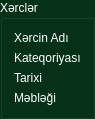
  <widget class="QGroupBox" name="XerclerBox">
   <property name="geometry">
    <rect>
     <x>20</x>
     <y>300</y>
     <width>0</width>
     <height>0</height>
    </rect>
   </property>
   <property name="sizePolicy">
    <sizepolicy hsizetype="Preferred" vsizetype="Preferred">
     <horstretch>0</horstretch>
     <verstretch>0</verstretch>
    </sizepolicy>
   </property>
   <property name="minimumSize">
    <size>
     <width>0</width>
     <height>0</height>
    </size>
   </property>
   <property name="maximumSize">
    <size>
     <width>0</width>
     <height>0</height>
    </size>
   </property>
   <property name="sizeIncrement">
    <size>
     <width>0</width>
     <height>0</height>
    </size>
   </property>
   <property name="baseSize">
    <size>
     <width>0</width>
     <height>0</height>
    </size>
   </property>
   <property name="palette">
    <palette>
     <active>
      <colorrole role="WindowText">
       <brush brushstyle="SolidPattern">
        <color alpha="255">
         <red>255</red>
         <green>255</green>
         <blue>255</blue>
        </color>
       </brush>
      </colorrole>
      <colorrole role="Button">
       <brush brushstyle="SolidPattern">
        <color alpha="255">
         <red>6</red>
         <green>48</green>
         <blue>25</blue>
        </color>
       </brush>
      </colorrole>
      <colorrole role="Light">
       <brush brushstyle="SolidPattern">
        <color alpha="255">
         <red>9</red>
         <green>72</green>
         <blue>37</blue>
        </color>
       </brush>
      </colorrole>
      <colorrole role="Midlight">
       <brush brushstyle="SolidPattern">
        <color alpha="255">
         <red>7</red>
         <green>60</green>
         <blue>31</blue>
        </color>
       </brush>
      </colorrole>
      <colorrole role="Dark">
       <brush brushstyle="SolidPattern">
        <color alpha="255">
         <red>3</red>
         <green>24</green>
         <blue>12</blue>
        </color>
       </brush>
      </colorrole>
      <colorrole role="Mid">
       <brush brushstyle="SolidPattern">
        <color alpha="255">
         <red>4</red>
         <green>32</green>
         <blue>17</blue>
        </color>
       </brush>
      </colorrole>
      <colorrole role="Text">
       <brush brushstyle="SolidPattern">
        <color alpha="255">
         <red>255</red>
         <green>255</green>
         <blue>255</blue>
        </color>
       </brush>
      </colorrole>
      <colorrole role="BrightText">
       <brush brushstyle="SolidPattern">
        <color alpha="255">
         <red>255</red>
         <green>255</green>
         <blue>255</blue>
        </color>
       </brush>
      </colorrole>
      <colorrole role="ButtonText">
       <brush brushstyle="SolidPattern">
        <color alpha="255">
         <red>255</red>
         <green>255</green>
         <blue>255</blue>
        </color>
       </brush>
      </colorrole>
      <colorrole role="Base">
       <brush brushstyle="SolidPattern">
        <color alpha="255">
         <red>0</red>
         <green>0</green>
         <blue>0</blue>
        </color>
       </brush>
      </colorrole>
      <colorrole role="Window">
       <brush brushstyle="SolidPattern">
        <color alpha="255">
         <red>6</red>
         <green>50</green>
         <blue>25</blue>
        </color>
       </brush>
      </colorrole>
      <colorrole role="Shadow">
       <brush brushstyle="SolidPattern">
        <color alpha="255">
         <red>0</red>
         <green>0</green>
         <blue>0</blue>
        </color>
       </brush>
      </colorrole>
      <colorrole role="AlternateBase">
       <brush brushstyle="SolidPattern">
        <color alpha="255">
         <red>3</red>
         <green>24</green>
         <blue>12</blue>
        </color>
       </brush>
      </colorrole>
      <colorrole role="ToolTipBase">
       <brush brushstyle="SolidPattern">
        <color alpha="255">
         <red>255</red>
         <green>255</green>
         <blue>220</blue>
        </color>
       </brush>
      </colorrole>
      <colorrole role="ToolTipText">
       <brush brushstyle="SolidPattern">
        <color alpha="255">
         <red>0</red>
         <green>0</green>
         <blue>0</blue>
        </color>
       </brush>
      </colorrole>
      <colorrole role="PlaceholderText">
       <brush brushstyle="SolidPattern">
        <color alpha="127">
         <red>255</red>
         <green>255</green>
         <blue>255</blue>
        </color>
       </brush>
      </colorrole>
      <colorrole role="Accent">
       <brush brushstyle="SolidPattern">
        <color alpha="255">
         <red>0</red>
         <green>0</green>
         <blue>0</blue>
        </color>
       </brush>
      </colorrole>
     </active>
     <inactive>
      <colorrole role="WindowText">
       <brush brushstyle="SolidPattern">
        <color alpha="255">
         <red>255</red>
         <green>255</green>
         <blue>255</blue>
        </color>
       </brush>
      </colorrole>
      <colorrole role="Button">
       <brush brushstyle="SolidPattern">
        <color alpha="255">
         <red>6</red>
         <green>48</green>
         <blue>25</blue>
        </color>
       </brush>
      </colorrole>
      <colorrole role="Light">
       <brush brushstyle="SolidPattern">
        <color alpha="255">
         <red>9</red>
         <green>72</green>
         <blue>37</blue>
        </color>
       </brush>
      </colorrole>
      <colorrole role="Midlight">
       <brush brushstyle="SolidPattern">
        <color alpha="255">
         <red>7</red>
         <green>60</green>
         <blue>31</blue>
        </color>
       </brush>
      </colorrole>
      <colorrole role="Dark">
       <brush brushstyle="SolidPattern">
        <color alpha="255">
         <red>3</red>
         <green>24</green>
         <blue>12</blue>
        </color>
       </brush>
      </colorrole>
      <colorrole role="Mid">
       <brush brushstyle="SolidPattern">
        <color alpha="255">
         <red>4</red>
         <green>32</green>
         <blue>17</blue>
        </color>
       </brush>
      </colorrole>
      <colorrole role="Text">
       <brush brushstyle="SolidPattern">
        <color alpha="255">
         <red>255</red>
         <green>255</green>
         <blue>255</blue>
        </color>
       </brush>
      </colorrole>
      <colorrole role="BrightText">
       <brush brushstyle="SolidPattern">
        <color alpha="255">
         <red>255</red>
         <green>255</green>
         <blue>255</blue>
        </color>
       </brush>
      </colorrole>
      <colorrole role="ButtonText">
       <brush brushstyle="SolidPattern">
        <color alpha="255">
         <red>255</red>
         <green>255</green>
         <blue>255</blue>
        </color>
       </brush>
      </colorrole>
      <colorrole role="Base">
       <brush brushstyle="SolidPattern">
        <color alpha="255">
         <red>0</red>
         <green>0</green>
         <blue>0</blue>
        </color>
       </brush>
      </colorrole>
      <colorrole role="Window">
       <brush brushstyle="SolidPattern">
        <color alpha="255">
         <red>6</red>
         <green>50</green>
         <blue>25</blue>
        </color>
       </brush>
      </colorrole>
      <colorrole role="Shadow">
       <brush brushstyle="SolidPattern">
        <color alpha="255">
         <red>0</red>
         <green>0</green>
         <blue>0</blue>
        </color>
       </brush>
      </colorrole>
      <colorrole role="AlternateBase">
       <brush brushstyle="SolidPattern">
        <color alpha="255">
         <red>3</red>
         <green>24</green>
         <blue>12</blue>
        </color>
       </brush>
      </colorrole>
      <colorrole role="ToolTipBase">
       <brush brushstyle="SolidPattern">
        <color alpha="255">
         <red>255</red>
         <green>255</green>
         <blue>220</blue>
        </color>
       </brush>
      </colorrole>
      <colorrole role="ToolTipText">
       <brush brushstyle="SolidPattern">
        <color alpha="255">
         <red>0</red>
         <green>0</green>
         <blue>0</blue>
        </color>
       </brush>
      </colorrole>
      <colorrole role="PlaceholderText">
       <brush brushstyle="SolidPattern">
        <color alpha="127">
         <red>255</red>
         <green>255</green>
         <blue>255</blue>
        </color>
       </brush>
      </colorrole>
      <colorrole role="Accent">
       <brush brushstyle="SolidPattern">
        <color alpha="255">
         <red>0</red>
         <green>0</green>
         <blue>0</blue>
        </color>
       </brush>
      </colorrole>
     </inactive>
     <disabled>
      <colorrole role="WindowText">
       <brush brushstyle="SolidPattern">
        <color alpha="255">
         <red>3</red>
         <green>24</green>
         <blue>12</blue>
        </color>
       </brush>
      </colorrole>
      <colorrole role="Button">
       <brush brushstyle="SolidPattern">
        <color alpha="255">
         <red>6</red>
         <green>48</green>
         <blue>25</blue>
        </color>
       </brush>
      </colorrole>
      <colorrole role="Light">
       <brush brushstyle="SolidPattern">
        <color alpha="255">
         <red>9</red>
         <green>72</green>
         <blue>37</blue>
        </color>
       </brush>
      </colorrole>
      <colorrole role="Midlight">
       <brush brushstyle="SolidPattern">
        <color alpha="255">
         <red>7</red>
         <green>60</green>
         <blue>31</blue>
        </color>
       </brush>
      </colorrole>
      <colorrole role="Dark">
       <brush brushstyle="SolidPattern">
        <color alpha="255">
         <red>3</red>
         <green>24</green>
         <blue>12</blue>
        </color>
       </brush>
      </colorrole>
      <colorrole role="Mid">
       <brush brushstyle="SolidPattern">
        <color alpha="255">
         <red>4</red>
         <green>32</green>
         <blue>17</blue>
        </color>
       </brush>
      </colorrole>
      <colorrole role="Text">
       <brush brushstyle="SolidPattern">
        <color alpha="255">
         <red>3</red>
         <green>24</green>
         <blue>12</blue>
        </color>
       </brush>
      </colorrole>
      <colorrole role="BrightText">
       <brush brushstyle="SolidPattern">
        <color alpha="255">
         <red>255</red>
         <green>255</green>
         <blue>255</blue>
        </color>
       </brush>
      </colorrole>
      <colorrole role="ButtonText">
       <brush brushstyle="SolidPattern">
        <color alpha="255">
         <red>3</red>
         <green>24</green>
         <blue>12</blue>
        </color>
       </brush>
      </colorrole>
      <colorrole role="Base">
       <brush brushstyle="SolidPattern">
        <color alpha="255">
         <red>6</red>
         <green>50</green>
         <blue>25</blue>
        </color>
       </brush>
      </colorrole>
      <colorrole role="Window">
       <brush brushstyle="SolidPattern">
        <color alpha="255">
         <red>6</red>
         <green>50</green>
         <blue>25</blue>
        </color>
       </brush>
      </colorrole>
      <colorrole role="Shadow">
       <brush brushstyle="SolidPattern">
        <color alpha="255">
         <red>0</red>
         <green>0</green>
         <blue>0</blue>
        </color>
       </brush>
      </colorrole>
      <colorrole role="AlternateBase">
       <brush brushstyle="SolidPattern">
        <color alpha="255">
         <red>6</red>
         <green>48</green>
         <blue>25</blue>
        </color>
       </brush>
      </colorrole>
      <colorrole role="ToolTipBase">
       <brush brushstyle="SolidPattern">
        <color alpha="255">
         <red>255</red>
         <green>255</green>
         <blue>220</blue>
        </color>
       </brush>
      </colorrole>
      <colorrole role="ToolTipText">
       <brush brushstyle="SolidPattern">
        <color alpha="255">
         <red>0</red>
         <green>0</green>
         <blue>0</blue>
        </color>
       </brush>
      </colorrole>
      <colorrole role="PlaceholderText">
       <brush brushstyle="SolidPattern">
        <color alpha="127">
         <red>3</red>
         <green>24</green>
         <blue>12</blue>
        </color>
       </brush>
      </colorrole>
      <colorrole role="Accent">
       <brush brushstyle="SolidPattern">
        <color alpha="255">
         <red>4</red>
         <green>34</green>
         <blue>18</blue>
        </color>
       </brush>
      </colorrole>
     </disabled>
    </palette>
   </property>
   <property name="focusPolicy">
    <enum>Qt::FocusPolicy::StrongFocus</enum>
   </property>
   <property name="contextMenuPolicy">
    <enum>Qt::ContextMenuPolicy::DefaultContextMenu</enum>
   </property>
   <property name="layoutDirection">
    <enum>Qt::LayoutDirection::LeftToRight</enum>
   </property>
   <property name="styleSheet">
    <string notr="true"/>
   </property>
   <property name="title">
    <string>Xərclər</string>
   </property>
   <property name="flat">
    <bool>true</bool>
   </property>
   <property name="checkable">
    <bool>false</bool>
   </property>
   <layout class="QFormLayout" name="formLayout_2">
    <property name="sizeConstraint">
     <enum>QLayout::SizeConstraint::SetDefaultConstraint</enum>
    </property>
    <property name="rowWrapPolicy">
     <enum>QFormLayout::RowWrapPolicy::DontWrapRows</enum>
    </property>
    <item row="1" column="0">
     <widget class="QLabel" name="label_5">
      <property name="text">
       <string>Xərcin Adı</string>
      </property>
     </widget>
    </item>
    <item row="2" column="0">
     <widget class="QLabel" name="label_6">
      <property name="text">
       <string>Kateqoriyası</string>
      </property>
     </widget>
    </item>
    <item row="3" column="0">
     <widget class="QLabel" name="label_7">
      <property name="text">
       <string>Tarixi</string>
      </property>
     </widget>
    </item>
    <item row="4" column="0">
     <widget class="QLabel" name="label_8">
      <property name="text">
       <string>Məbləği</string>
      </property>
     </widget>
    </item>
   </layout>
  </widget>
